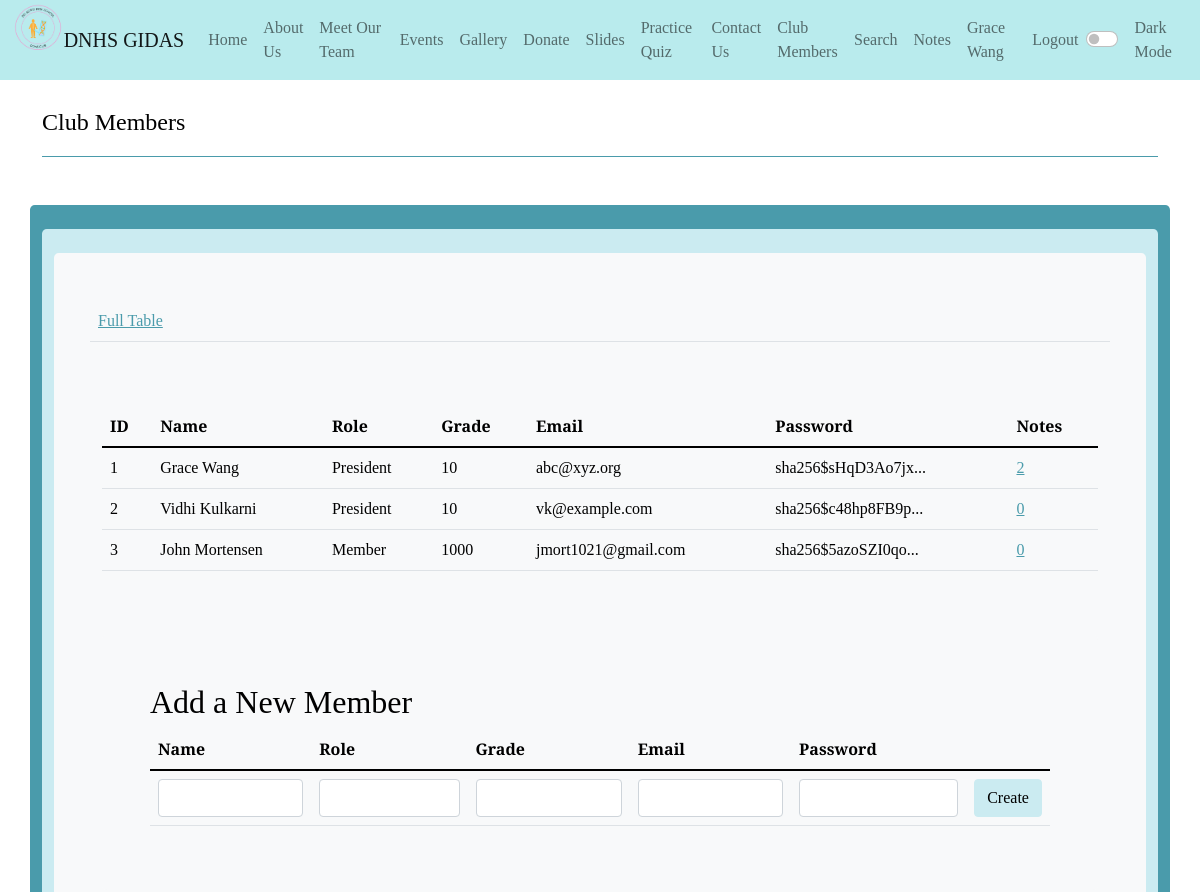
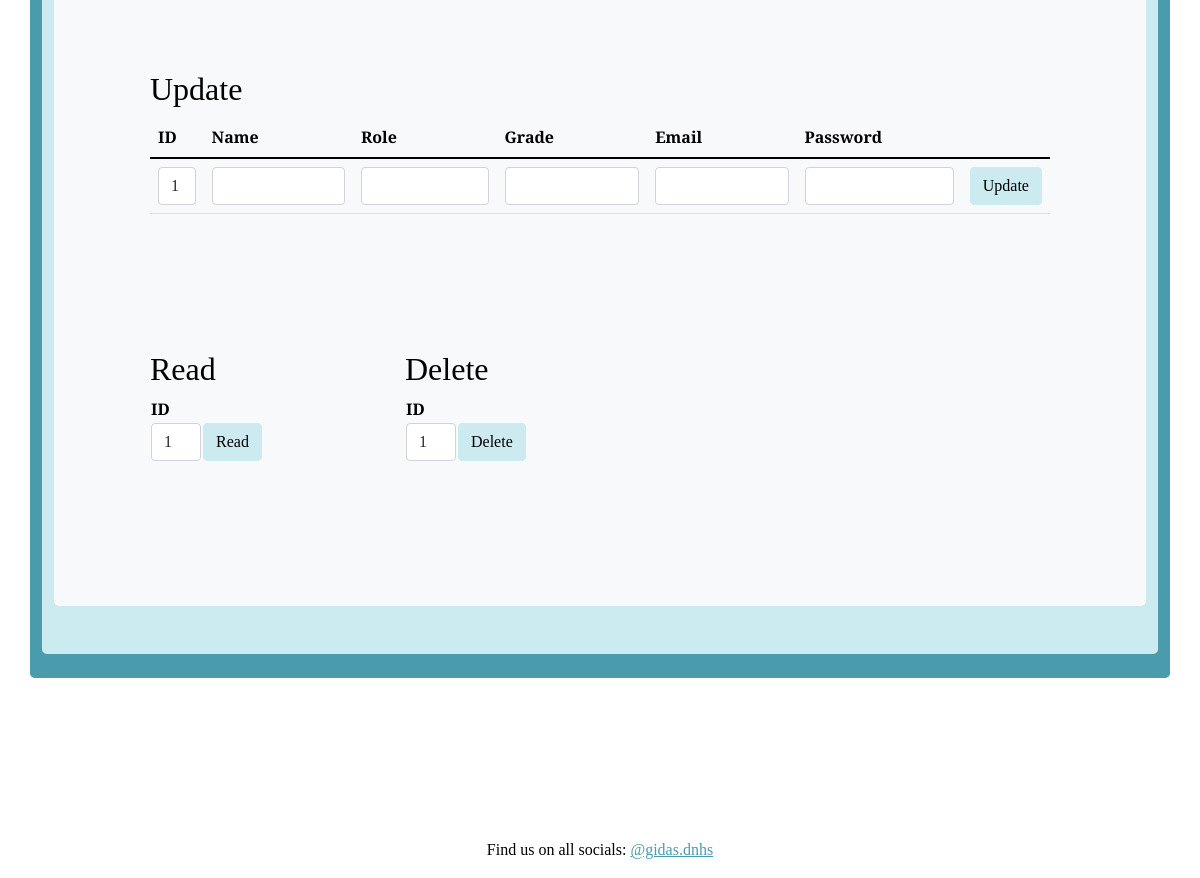
Page /crud/ (signed in) on the committed database (2 pictures, top to bottom).
### cruddy/model.py (models this page shows, shortened)
class Users(UserMixin, db.Model):
    userID = db.Column(db.Integer, primary_key=True)
    name = db.Column(db.String(255), unique=False, nullable=False)
    role = db.Column(db.String(255), unique=False, nullable=False)
    grade = db.Column(db.Integer, unique=False, nullable=False)
    email = db.Column(db.String(255), unique=True, nullable=False)
    password = db.Column(db.String(255), unique=False, nullable=False)
    notes = db.relationship("Notes", cascade='all, delete', backref='users', lazy=True)
    def read(self):
        return {
            "userID": self.userID,
            "name": self.name,
            "role": self.role,
            "grade": self.grade,
            "email": self.email,
            "password": self.password,
            "notes": self.notes,
            "query": "by_alc"  # This is for fun, a little watermark
        }
    def delete(self):
        db.session.delete(self)
        db.session.commit()
        return None

### cruddy/app_crud.py (the view)
@app_crud.route('/')
@login_required  # Flask-Login uses this decorator to restrict acess to logged in users
def crud():
    return render_template("crud.html", table=users_all())

### cruddy/templates/cruddy/crud.html (shortened to what this page needs)
<!DOCTYPE html>
{% extends "layout.html" %}
{% block content %}
    <div class="container py-4">
        <header class="pb-3 mb-4 border-bottom border-primary text-dark">
            <span class="fs-4">Club Members</span>
        </header>
    </div>
    <div class="container py-4 text-light bg-primary rounded-3">
        <div class="container bg-secondary py-4 rounded-3">
            <div class="p-5 mb-4 bg-light text-dark rounded-3">
                <div class="row align-items-md-stretch">
                    <table class="table">
                        <tbody>
                        <tr>
                            <td><a href={{url_for('crud.crud')}}>Full Table</a></td>
                        </tr>
                        </tbody>
                    </table>
                </div>
                <div class="row align-items-md-stretch">
                    <div class="container-fluid py-5">
                        <table class="table">
                            <thead>
                            <tr>
                                <th>ID</th>
                                <th>Name</th>
                                <th>Role</th>
                                <th>Grade</th>
                                <th>Email</th>
                                <th>Password</th>
                                <th>Notes</th>
                            </tr>
                            </thead>
                            <tbody>
                                {% for row in table %}
                                    <tr>
                                        <td>{{ row['userID'] }}</td>
                                        <td>{{ row['name'] }}</td>
                                        <td>{{ row['role'] }}</td>
                                        <td>{{ row['grade']}}</td>
                                        <td>{{ row['email'] }}</td>
                                        <td>{{ row['password'] | truncate(20) }}</td>
                                        <td><a href="{{ url_for('notes.notes_select', userID=row['userID']) }}">{{ row['notes'] | length }}</a></td>
                                    </tr>
                                {% endfor %}
                            </tbody>
                        </table>
                    </div>
                </div>
                <div class="p-5 mb-4 bg-light text-dark rounded-3">
                    <h2>Add a New Member</h2>
                    <form method="POST" ID="create" action={{url_for('crud.create')}} >
                        <table class="table">
                            <thead>
                            <tr>
                                <th><label for="name">Name</label></th>
                                <th><label for="role">Role</label></th>
                                <th><label for="grade">Grade</label></th>
                                <th><label for="email">Email</label></th>
                                <th><label for="password">Password</label></th>
                            </tr>
                            </thead>
                            <tbody>
                            <tr>
                                <td><input class="form-control" type="text" name="name" id="name" required></td>
                                <td><input class="form-control" type="text" name="role" id="role" required></td>
                                <td><input class="form-control" type="number" name="grade" id="grade" required></td>
                                <td><input class="form-control" type="email" name="email" id="email"></td>
                                <td><input class="form-control" type="password" name="password" id="password"></td>
                                <td><input class="btn btn-secondary" type="submit" value="Create"></td>
                            </tr>
                            </tbody>
                        </table>
                    </form>
                </div>
                <div class="p-5 mb-4 bg-light text-dark rounded-3">
                    <h2>Update</h2>
                    <form method="POST" ID="update" action={{url_for('crud.update')}} >
                        <table class="table" id="update_table">
                            <thead>
                            <tr>
                                <th><label for="update_userid">ID</label></th>
                                <th><label for="update_name">Name</label></th>
                                <th><label for="update_role">Role</label></th>
                                <th><label for="update_grade">Grade</label></th>
                                <th><label for="update_email">Email</label></th>
                                <th><label for="update_password">Password</label></th>
                            </tr>
                            </thead>
                            <tbody>
                                <tr>
                                    <td>
                                        <select name="userid" id="update_userid" class="form-control">
                                            <optgroup label="userid" class="form-control">
                                                {% for row in table %}
                                                    <option label="{{ row['userID'] }}" class="form-control">{{ row['userID'] }}</option>
                                                {% endfor %}
                                            </optgroup>
                                        </select>
                                    </td>
                                    <td><input class="form-control" type="text" name="name" id="update_name" required></td>
                                    <td><input class="form-control" type="text" name="role" id="update_role" required></td>
                                    <td><input class="form-control" type="number" name="grade" id="update_grade" required></td>
                                    <td><input class="form-control" type="email" name="email" id="update_email" required></td>
                                    <td><input class="form-control" type="text" name="password" id="update_password" required></td>
                                    <td><input class="btn btn-secondary" type="submit" value="Update"></td>
                                </tr>
                            </tbody>
                        </table>
                    </form>
                </div>
                <div class="row mb-4 bg-light text-dark rounded-3">
                    <div class="col-md-3">
                        <div class="p-5 mb-4 bg-light text-dark rounded-3">
                            <h2>Read</h2>
                            <form method="POST" ID="read" action={{url_for('crud.read')}} >
                                <table id="read_table">
                                    <tr><th><label for="read_userid">ID</label></th></tr>
                                    <tr>
                                        <td>
                                            <select name="userid" id="read_userid" class="form-control">
                                                <optgroup label="userid" class="form-control">
                                                    {% for row in table %}
                                                        <option label="{{ row['userID'] }}" class="form-control">{{ row['userID'] }}</option>
                                                    {% endfor %}
                                                </optgroup>
                                            </select>
                                        </td>
                                        <td>
                                            <input class="btn btn-secondary form-control" type="submit" value="Read">
                                        </td>
                                    </tr>
                                </table>
                            </form>
                        </div>
                    </div>
                    <div class="col-md-3">
                        <div class="p-5 mb-4 bg-light text-dark rounded-3">
                            <h2>Delete</h2>
                            <form method="POST" ID="read" action={{url_for('crud.delete')}} >
                                <table id="read_table">
                                    <tr><th><label for="delete_userid">ID</label></th></tr>
                                    <tr>
                                        <td>
                                            <select name="userid" id="delete_userid" class="form-control">
                                                <optgroup label="userid" class="form-control">>
                                                    {% for row in table %}
                                                        <option label="{{ row['userID'] }}" class="form-control">{{ row['userID'] }}</option>
                                                    {% endfor %}
                                                </optgroup>
                                            </select>
                                        </td>
                                        <td><input class="btn btn-secondary" type="submit" value="Delete"></td>
                                    </tr>
                                </table>
                            </form>
                        </div>
                    </div>
                </div>
            </div>
        </div>
    </div>
{% endblock %}

### templates/fragments/navbar.html (shortened to what this page needs)
<!DOCTYPE html>
<nav class="navbar navbar-expand-lg navbar-light bg-warning">
    <div class="container-fluid">
        <div class="btn-group">
            <nav class="navbar navbar-expand-lg navbar-light">
                <div class="logo-image">
                    <img src="/static/assets/GIDASlogo.png" class="img-fluid" size alt="">
                </div>
                <a class="navbar-brand">DNHS GIDAS</a>
                <div class="collapse navbar-collapse" id="navbarHome">
                    <ul class="navbar-nav">
                        <li class="nav-item active">
                            <a class="nav-link" href="{{ url_for('index') }}">Home</a>
                        </li>
                    </ul>
                </div>
                <div class="collapse navbar-collapse" id="navbarHome">
                    <ul class="navbar-nav">
                        <li class="nav-item active">
                            <a class="nav-link" href="{{ url_for('about') }}">About Us</a>
                        </li>
                    </ul>
                </div>
                <div class="collapse navbar-collapse" id="navbarHome">
                    <ul class="navbar-nav">
                        <li class="nav-item active">
                            <a class="nav-link" href="{{ url_for('team') }}">Meet Our Team</a>
                        </li>
                    </ul>
                </div>
                <div class="collapse navbar-collapse" id="navbarHome">
                    <ul class="navbar-nav">
                        <li class="nav-item active">
                            <a class="nav-link" href="{{ url_for('upcoming') }}">Events</a>
                        </li>
                    </ul>
                </div>
                <div class="collapse navbar-collapse" id="navbarHome">
                    <ul class="navbar-nav">
                        <li class="nav-item active">
                            <a class="nav-link" href="{{ url_for('content.content') }}">Gallery</a>
                        </li>
                    </ul>
                </div>
                <div class="collapse navbar-collapse" id="navbarHome">
                    <ul class="navbar-nav">
                        <li class="nav-item active">
                            <a class="nav-link" href="{{ url_for('donate') }}">Donate</a>
                        </li>
                    </ul>
                </div>
                <div class="collapse navbar-collapse" id="navbarHome">
                    <ul class="navbar-nav">
                        <li class="nav-item active">
                            <a class="nav-link" href="{{ url_for('slides') }}">Slides</a>
                        </li>
                    </ul>
                </div>
                <div class="collapse navbar-collapse" id="navbarHome">
                    <ul class="navbar-nav">
                        <li class="nav-item active">
                            <a class="nav-link" href="{{ url_for('practicequiz') }}">Practice Quiz</a>
                        </li>
                    </ul>
                </div>
                <div class="collapse navbar-collapse" id="navbarHome">
                    <ul class="navbar-nav">
                        <li class="nav-item active">
                            <a class="nav-link" href="{{ url_for('contact') }}">Contact Us</a>
                        </li>
                    </ul>
                </div>
                {% if current_user.is_authenticated %}
                    <div class="collapse navbar-collapse" id="navbarHome">
                        <ul class="navbar-nav">
                            <li class="nav-item active">
                                <a class="nav-link" href="{{ url_for('crud.crud') }}">Club Members</a>
                            </li>
                        </ul>
                    </div>
                    <div class="collapse navbar-collapse" id="navbarHome">
                        <ul class="navbar-nav">
                            <li class="nav-item active">
                                <a class="nav-link" href="{{ url_for('crud.search') }}">Search</a>
                            </li>
                        </ul>
                    </div>
                    <div class="collapse navbar-collapse" id="navbarHome">
                        <ul class="navbar-nav">
                            <li class="nav-item active">
                                <a class="nav-link" href="{{ url_for('notes.notes') }}">Notes</a>
                            </li>
                        </ul>
                    </div>
                    <div class="collapse navbar-collapse" id="navbarHome">
                        <ul class="navbar-nav">
                            <li class="nav-item active">
                                <a class="nav-link">{{ current_user.name }}</a>
                            </li>
                        </ul>
                    </div>
                    <div class="collapse navbar-collapse" id="navbarHome">
                        <ul class="navbar-nav">
                            <li class="nav-item active">
                                <a class="nav-link" href="{{ url_for('crud.crud_logout') }}">Logout</a>
                            </li>
                        </ul>
                    </div>
                {% endif %}
                <div class="form-check form-switch">
                    <label for="darkSwitch"></label><input type="checkbox" onclick="darkFunction()" class="form-check-input" id="darkSwitch">
                </div>
                <div class="collapse navbar-collapse" id="navbarHome">
                    <ul class="navbar-nav">
                        <li class="nav-item active">
                            <a class="nav-link" href="">Dark Mode</a>
                        </li>
                    </ul>
                </div>
            </nav>
        </div>
    </div>
</nav>

### rows in the picture
Users: name "Grace Wang", userID "1", role "President", grade "10", email "abc@xyz.org", password "sha256$sHqD3Ao7jx...", notes|length "2"
Users: userID "2", name "Vidhi Kulkarni", role "President", grade "10", email "vk@example.com", password "sha256$c48hp8FB9p...", notes|length "0"
Users: userID "3", name "John Mortensen", role "Member", grade "1000", email "jmort1021@gmail.com", password "sha256$5azoSZI0qo...", notes|length "0"

### other values in the picture
form field userid "1"
